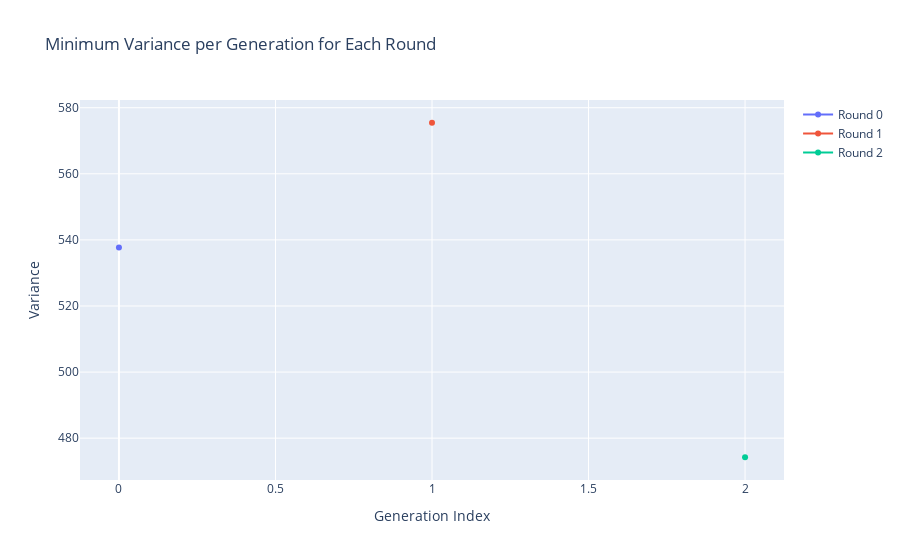

The cell this chart's notebook holds for it:
### Code cell
import plotly.graph_objects as go
import pandas as pd

# Example data (replace with your own)
data = logger.variances
for item in data:
    print(item)

# Convert to DataFrame for easy grouping
df = pd.DataFrame(data, columns=["round_idx", "gen_idx", "bitstring", "variance"])

# For each round & generation, find the row with minimum variance
df_min = df.loc[df.groupby(["round_idx", "gen_idx"])["variance"].idxmin()]

# Create interactive plot
fig = go.Figure()

for round_val, group in df_min.groupby("round_idx"):
    print(group)
    fig.add_trace(
        go.Scatter(
            x=group["gen_idx"],
            y=group["variance"],
            mode="lines+markers",
            name=f"Round {round_val}",
            text=[f"Bitstring: {b}" for b in group["bitstring"]],
            hovertemplate="Gen: %{x}<br>Variance: %{y}<br>%{text}"
        )
    )

fig.update_layout(
    title="Minimum Variance per Generation for Each Round",
    xaxis_title="Generation Index",
    yaxis_title="Variance",
    hovermode="closest"
)

fig.show()

### Figure 1 — Plotly figure (JSON) as saved in the notebook; plotly's stock layout.template omitted (floating-point values rounded to 4 significant figures)
{"data": [{"hovertemplate": "Gen: %{x}<br>Variance: %{y}<br>%{text}", "mode": "lines+markers", "name": "Round 0", "text": ["Bitstring: [1, 1, 0, 1, 1, 1, 1, 1, 1, 0, 1, 1, 1, 1, 0, 1, 1, 0, 0, 1, 0, 0, 1, 1, 0, 0, 1, 0, 0, 1]"], "type": "scatter", "x": [0], "y": [537.7]}, {"hovertemplate": "Gen: %{x}<br>Variance: %{y}<br>%{text}", "mode": "lines+markers", "name": "Round 1", "text": ["Bitstring: [1, 0, 1, 1, 0, 1, 0, 1, 0, 1, 0, 0, 0, 1, 0, 0, 1, 1, 1, 1, 0, 1, 0, 0, 0, 1, 0, 1, 0, 0]"], "type": "scatter", "x": [1], "y": [575.5]}, {"hovertemplate": "Gen: %{x}<br>Variance: %{y}<br>%{text}", "mode": "lines+markers", "name": "Round 2", "text": ["Bitstring: [1, 0, 1, 0, 1, 1, 0, 1, 0, 0, 0, 1, 1, 1, 1, 1, 0, 1, 1, 1, 1, 0, 0, 0, 0, 0, 0, 0, 1, 0]"], "type": "scatter", "x": [2], "y": [474.2]}], "layout": {"hovermode": "closest", "title": {"text": "Minimum Variance per Generation for Each Round"}, "xaxis": {"title": {"text": "Generation Index"}}, "yaxis": {"title": {"text": "Variance"}}}}
